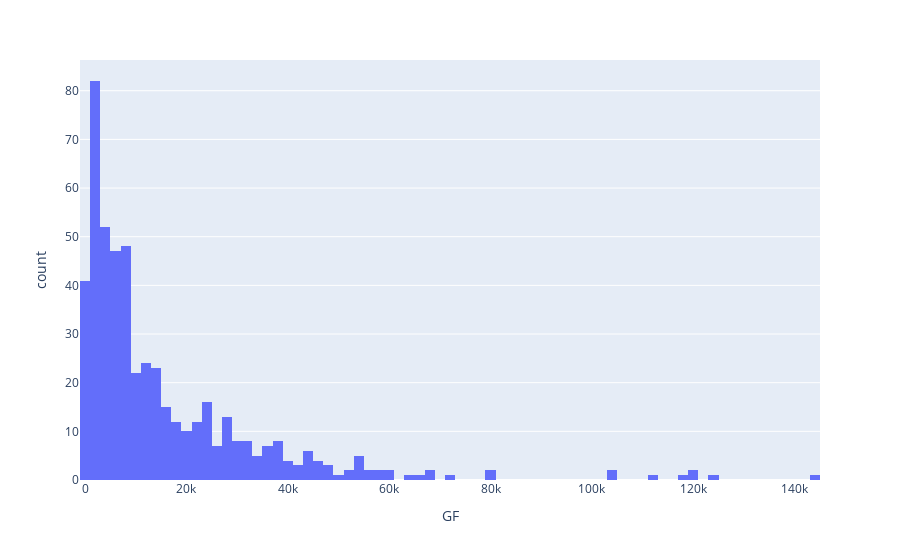
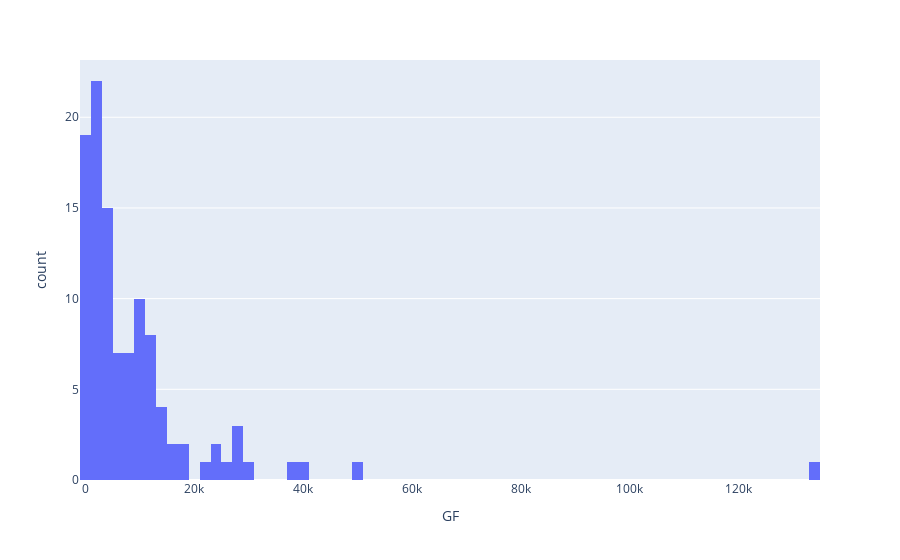

The cell these charts' notebook holds for them, in order:
### Code cell
col_of_interest = "GF"
print(train[train['Class']==0][col_of_interest].min())
fig = px.histogram(train[train['Class']==0], x=col_of_interest,nbins=100)
fig.show()
fig = px.histogram(train[train['Class']==1], x=col_of_interest,nbins=100)
fig.show()

### Figure 1 — Plotly figure (JSON) as saved in the notebook; plotly's stock layout.template omitted (floating-point values rounded to 4 significant figures; data arrays with more than 128 entries replaced by an {"elided": "..."} marker saying what was removed)
{"data": [{"alignmentgroup": "True", "bingroup": "x", "hovertemplate": "GF=%{x}<br>count=%{y}<extra></extra>", "legendgroup": "", "marker": {"color": "#636efa", "pattern": {"shape": ""}}, "name": "", "nbinsx": 100, "offsetgroup": "", "orientation": "v", "showlegend": false, "type": "histogram", "x": {"elided": "509 float values"}, "xaxis": "x", "yaxis": "y"}], "layout": {"autosize": true, "barmode": "relative", "legend": {"tracegroupgap": 0}, "margin": {"t": 60}, "xaxis": {"anchor": "y", "autorange": true, "domain": [0, 1], "range": [-1000, 145000], "title": {"text": "GF"}, "type": "linear"}, "yaxis": {"anchor": "x", "autorange": true, "domain": [0, 1], "range": [0, 86.32], "title": {"text": "count"}}}}

### Figure 2 — Plotly figure (JSON) as saved in the notebook; plotly's stock layout.template omitted (floating-point values rounded to 4 significant figures)
{"data": [{"alignmentgroup": "True", "bingroup": "x", "hovertemplate": "GF=%{x}<br>count=%{y}<extra></extra>", "legendgroup": "", "marker": {"color": "#636efa", "pattern": {"shape": ""}}, "name": "", "nbinsx": 100, "offsetgroup": "", "orientation": "v", "showlegend": false, "type": "histogram", "x": [2004.0, 8524.0, 12120.0, 895.5, 2190.0, 10130.0, 1709.0, 3198.0, 434.4, 23870.0, 690.3, 1346.0, 2308.0, 981.3, 7310.0, 23370.0, 4654.0, 4973.0, 7836.0, 11760.0, 1627.0, 270.0, 21040.0, 5443.0, 1051.0, 9806.0, 329.2, 10690.0, 4518.0, 15230.0, 40780.0, 1897.0, 38480.0, 10970.0, 134400.0, 10120.0, 2629.0, 27310.0, 1180.0, 1308.0, 197.4, 142.9, 903.0, 10720.0, 18630.0, 11840.0, 2799.0, 1571.0, 12350.0, 2120.0, 13510.0, 3062.0, 5821.0, 1743.0, 3595.0, 2961.0, 4783.0, 9003.0, 5037.0, 12260.0, 5952.0, 9757.0, 3840.0, 1261.0, 2303.0, 578.6, 4282.0, 5498.0, 840.6, 8777.0, 16290.0, 12580.0, 823.6, 5080.0, 26630.0, 8977.0, 384.9, 27890.0, 13.04, 14690.0, 515.4, 4646.0, 10520.0, 12080.0, 1760.0, 2498.0, 2081.0, 3533.0, 50180.0, 12010.0, 1633.0, 4999.0, 7098.0, 28700.0, 10740.0, 923.3, 14740.0, 17960.0, 210.8, 3815.0, 3347.0, 5182.0, 14410.0, 692.4, 29410.0, 3466.0, 946.5, 7135.0], "xaxis": "x", "yaxis": "y"}], "layout": {"autosize": true, "barmode": "relative", "legend": {"tracegroupgap": 0}, "margin": {"t": 60}, "xaxis": {"anchor": "y", "autorange": true, "domain": [0, 1], "range": [-1000, 135000], "title": {"text": "GF"}, "type": "linear"}, "yaxis": {"anchor": "x", "autorange": true, "domain": [0, 1], "range": [0, 23.16], "title": {"text": "count"}}}}
